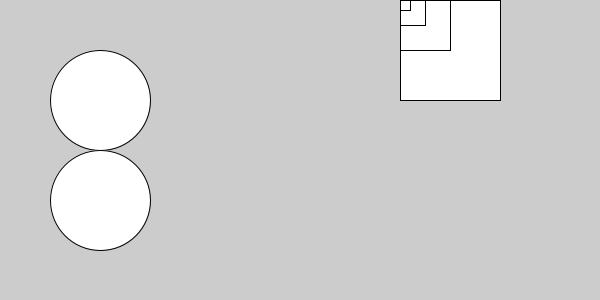
Frame 1 (no input)
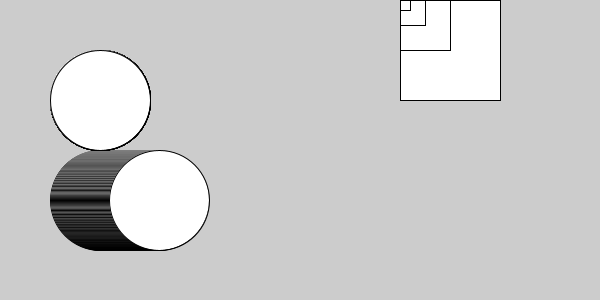
Frame 60 (the mouse pressed at the canvas centre just before this capture)
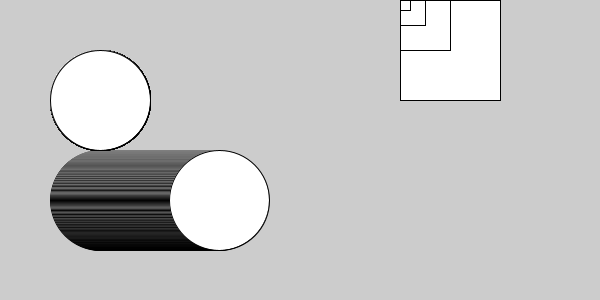
Frame 120 (the mouse held since frame 60 and released just before this capture)

The Processing sketch that drew these frames (run headless with seeded random() and noise(); from frame 60 on, the mouse is pressed at the canvas centre):

// Processing sketch: aula06_g2_exe2
// ── aula06_g2_exe2.pde
//alcance de variaveis
int x = 100; //variavel global
void setup(){
size(600,300);
}

void draw(){
int x2=0; //variavel local -> {...}
ellipse(100,100,100,100);
ellipse(x,200,100,100);
x=x+1;
desenho(); //chamar a execução da função desenho
}

// ── desenho.pde
void desenho(){ //função, com o nome desenho
rect(400,0,100,100);
rect(400,0,50,50);
rect(400,0,25,25);
rect(400,0,10,10);
}
